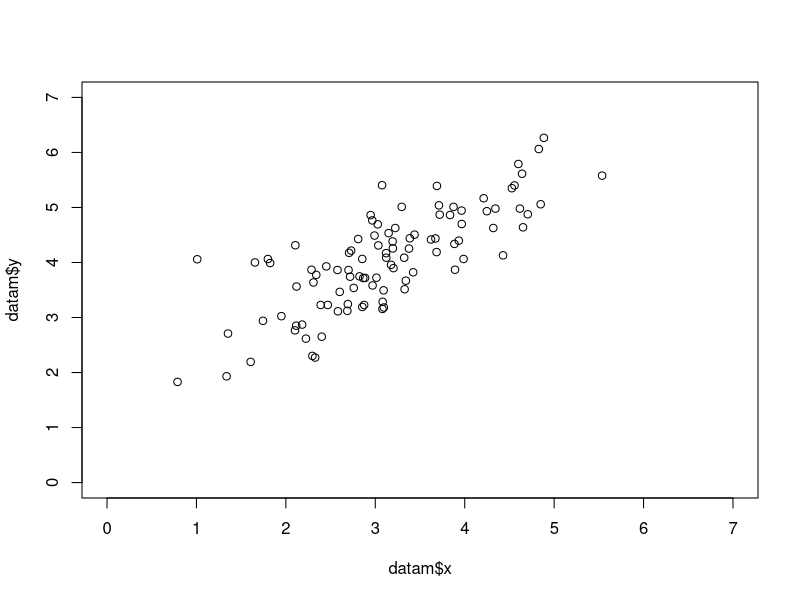
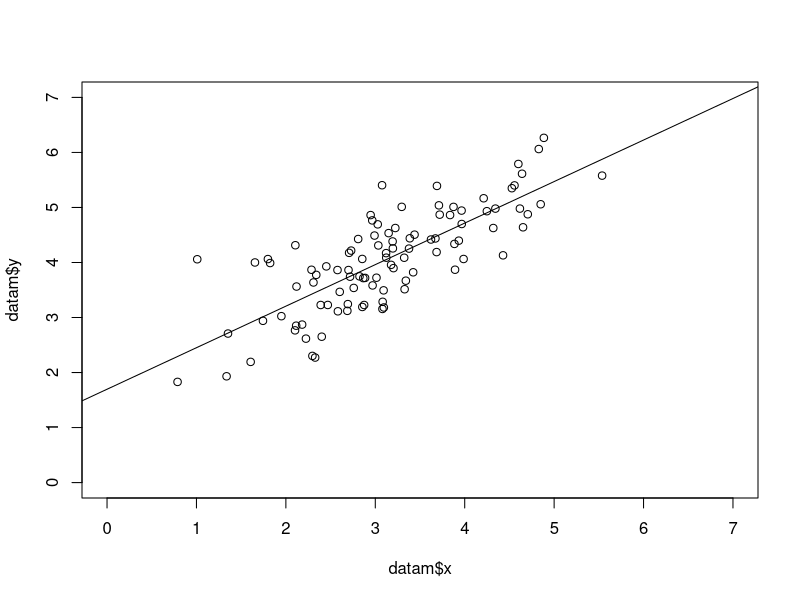
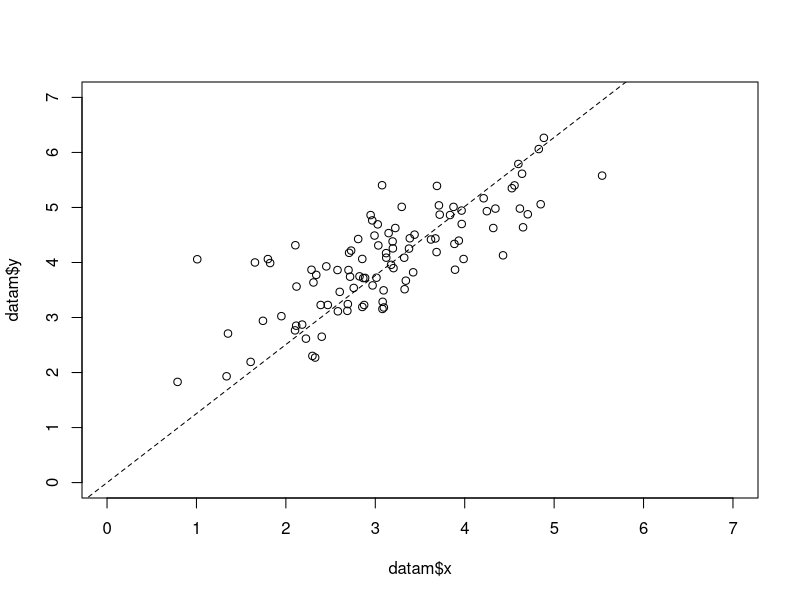

Generate these figures, in order, with R:
## ---- chunk 1
knitr::opts_chunk$set(echo = TRUE)
setwd("~/Desktop/STATS414")
## ---- chunk 2
# generate observations
library(MASS)
mu <- c(3,4)
sigma <- matrix(c(1.0,0.8,0.8,1.0),nrow=2)
set.seed(123)
datam <- data.frame(mvrnorm(100,mu,sigma))
colnames(datam) <- c("x","y")
## ---- chunk 3
plot(datam$x, datam$y, xlim = c(0,7), ylim = c(0,7))
## ---- chunk 4
lm = lm(y~x, data = datam)
lm$coefficients
summary(lm)$sigma
summary(lm)$r.squared
plot(datam$x, datam$y, xlim = c(0,7), ylim = c(0,7))+ abline(lm)
## ---- chunk 5
# reduced model
lm0 = lm(y~1, datam)
# compare two models
anova(lm0, lm)
## ---- chunk 6
lm1 = lm(y~offset(0.9*x), datam)
anova(lm1, lm)
## ---- chunk 7
m0 <- lm(y ~ x -1 , data=datam)
summary(m0)
## ---- chunk 8
plot(datam$x, datam$y, xlim = c(0,7), ylim = c(0,7))+ abline(m0, lty=2)
## ---- chunk 9
sum(residuals(m0))
## ---- chunk 10
sum(datam$x * residuals(m0))
sum(fitted.values(m0) * residuals(m0))
# cor(datam) # correlation coeeficeint r
# anova(lm) # anova table for the model
